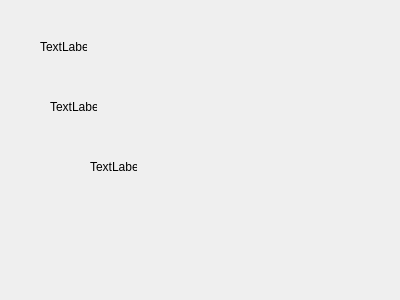
<?xml version="1.0" encoding="UTF-8"?>
<ui version="4.0">
 <class>About</class>
 <widget class="QWidget" name="About">
  <property name="geometry">
   <rect>
    <x>0</x>
    <y>0</y>
    <width>400</width>
    <height>300</height>
   </rect>
  </property>
  <property name="windowTitle">
   <string>Form</string>
  </property>
  <widget class="QLabel" name="lblIcon">
   <property name="geometry">
    <rect>
     <x>40</x>
     <y>40</y>
     <width>47</width>
     <height>13</height>
    </rect>
   </property>
   <property name="text">
    <string>TextLabel</string>
   </property>
  </widget>
  <widget class="QLabel" name="lblAbout">
   <property name="geometry">
    <rect>
     <x>50</x>
     <y>100</y>
     <width>47</width>
     <height>13</height>
    </rect>
   </property>
   <property name="text">
    <string>TextLabel</string>
   </property>
  </widget>
  <widget class="QLabel" name="lblLink">
   <property name="geometry">
    <rect>
     <x>90</x>
     <y>160</y>
     <width>47</width>
     <height>13</height>
    </rect>
   </property>
   <property name="text">
    <string>TextLabel</string>
   </property>
  </widget>
 </widget>
 <resources/>
 <connections/>
</ui>
